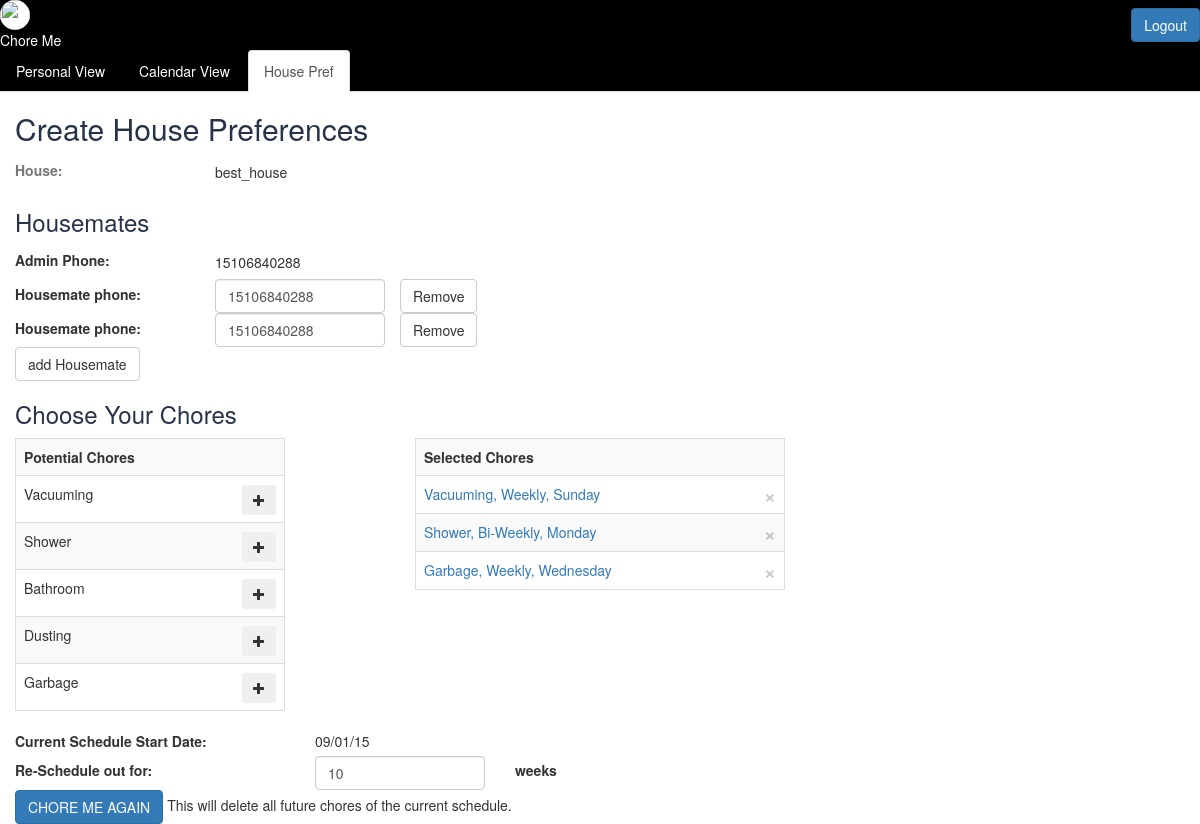
Page /create_house_pref (signed in) on the committed database.
### model.py (models this page shows, shortened)
class House(db.Model):
    __tablename__ = "house"
    id = db.Column(db.Integer, primary_key=True, autoincrement=True)
    name = db.Column(db.String(64), nullable=False, unique=True)
    start_date = db.Column(db.DateTime, nullable=False, default=datetime.now())
    num_weeks = db.Column(db.Integer, nullable=False)

class User(db.Model):
    __tablename__ = "user"
    id = db.Column(db.Integer, primary_key=True, autoincrement=True)
    house_id = db.Column(db.Integer, db.ForeignKey('house.id'), nullable=True)
    username = db.Column(db.String(64), nullable=True, unique=True)
    password = db.Column(db.String(64), nullable=True)
    phone = db.Column(db.String(12), nullable=False)
    is_admin = db.Column(db.Boolean, nullable=False, default=False)
    house = db.relationship("House",
                           backref=db.backref("users", order_by=id))

class Chore(db.Model):
    __tablename__ = "chore"
    id = db.Column(db.Integer, primary_key=True, autoincrement=True)
    name = db.Column(db.String(64), nullable=False)
    icon = db.Column(db.String(500), nullable=True)  #500 limit in case i want to do img urls and they are long

class HouseChore(db.Model):
    __tablename__ = "house_chore"
    id = db.Column(db.Integer, primary_key=True, autoincrement=True)
    house_id = db.Column(db.Integer, db.ForeignKey('house.id'), nullable=True)
    chore_id = db.Column(db.Integer, db.ForeignKey('chore.id'), nullable=False)
    day = db.Column(db.String(9), nullable=False)
    week_freq = db.Column(db.Integer, nullable=False)
    house = db.relationship("House",
                           backref=db.backref("house_chores", order_by=id))
    chore = db.relationship("Chore",
                           backref=db.backref("house_chores", order_by=id))

### server.py (the view)
@app.route("/create_house_pref", methods=['POST','GET'])
def create_house_pref():
    chore_objs = Chore.query.all()
    admin_phone = User.query.get(session['user_id']).phone
    try:
        session["house_id"]
        house_name = House.query.get(session["house_id"]).name
        admin_phone = User.query.filter(User.house_id==session['house_id'], User.is_admin==1).one().phone
        housemates_list = User.query.filter(User.house_id==session['house_id'], User.is_admin==0).all()
        housechores_list = HouseChore.query.filter(HouseChore.house_id==session['house_id']).all()
        house_start_date = House.query.get(session["house_id"]).start_date
        house_num_weeks = House.query.get(session["house_id"]).num_weeks
        return render_template('create_house_pref.html', chore_objs=chore_objs,
                                                         house_name=house_name,
                                                         admin_phone=admin_phone,
                                                         housemates_list=housemates_list,
                                                         housechores_list=housechores_list,
                                                         house_start_date=datetime.datetime.strftime(house_start_date, "%m/%d/%y"),
                                                         house_num_weeks=house_num_weeks
                                                         )
    except KeyError:
        pass
    except TypeError:
        pass
    return render_template('create_house_pref.html', chore_objs=chore_objs,
                                                     admin_phone=admin_phone)

### templates/create_house_pref.html (shortened to what this page needs)
{% extends 'base.html' %}
{% block content %}
	<form method="POST" name="house_pref_form" id="house_pref_form" class="form-signin">
		<h2 class="form-signin-heading text-muted">Create House Preferences</h2>
	    <div class="row">
	    	<div class="house-name">
		    	<label class="col-xs-2 control-label text-muted">House:</label>
		    	{% if house_name %}
			    	<p class="col-xs-6 form-control-static" name="house_name">
			    		{{ house_name }}
			    	</p>
		    	{% else %}
			    	<div class="col-xs-6">
			    		<input type="text" name="house_name" placeholder="Monkey House" value="House of Fun" required class="form-control">
			    	</div>
			    {% endif %}
			    <div class= "col-xs-4">
			    </div>
			</div>
		</div>
	    <h3 class="form-signin-heading text-muted">Housemates</h3>
	    <div class="row">
	    	<div class="admin-phone">
		    	<label class="col-xs-2 control-label">Admin Phone:</label>
		    	<p name="admin_phone" class="col-xs-6 form-control-static">{{ admin_phone }}</p>
		    </div>
		</div>
	    	<div id="phone-inputs">
	    		{% if house_name %}
	    			{% for housemate in housemates_list %}
	    				<div class="row housemate-phone">
		    				<label class="col-xs-2 control-label">Housemate phone:</label>
		    				<div class="col-xs-2">
		    					<input name="housemate_phone{{ loop.index }}" id="housemate_phone{{ loop.index }}" type="text" value="{{ housemate.phone }}" required class="form-control">
		    				</div>
		    				<button class="btn btn-default" name="remove_phone_button">Remove</button>
	    				</div>
	    			{% endfor %}
	    		{% endif %}
	    	</div>
	    	<button class="btn btn-default" id="add-phone-button" name="add-phone-button">add Housemate</button>
	    <h3 class="form-signin-heading text-muted">Choose Your Chores</h3>
	    	<div class="row">
	    		<div class="col-xs-3">
					<table class="table table-striped table-bordered">
						<tr>
							<th>Potential Chores</th>
						</tr>
					    {% for chore in chore_objs %}
						    <tr id="chore-potentials">
						    	<td>
						    		<div class="chore-potentials-row">
							    		<span>{{ chore.name }}</span>
							    		<button type="button" name= "add_chore_button" class="btn btn-sm add-chore-button glyphicon glyphicon-plus">
							    		</button>
							    	</div>
						    	</td>
						    </tr>
					    {% endfor %}
					</table>
				</div>
				<div class="col-xs-1"></div>
				<div class="col-xs-4">
					<table class="table table-striped table-bordered" id="chore-selected">
						{% set lookup = {
										1: "Weekly",
										2: "Bi-Weekly",
										3: "Every 3 Weeks",
										4: "Every 4 Weeks"
										}
						%}
						<tr>
							<th>Selected Chores</th>
						</tr>
						{% if house_name %}
							{% for house_chore in housechores_list %}
							<tr>
								<td>
									<a href= "#", data-target= '#myModal', data-toggle= 'modal', id= '{{ house_chore.chore.name }}', class= "housechore">
												{{ house_chore.chore.name }}, {{ lookup[house_chore.week_freq] }}, {{ house_chore.day }}
									</a>
									<button type="button" name= "remove_chore_button" class="close" aria-label="Close"><span aria-hidden="true">&times;</span></button>
								</td>
							</tr>
							{% endfor %}
						{% endif %}
					</table>
					</div>
			</div>
			{% if house_name %}
				<div class="row">
					<label class="col-xs-3 control-label">Current Schedule Start Date: </label>
					<div class="col-xs-2">
						<span class="form-control-static">{{ house_start_date }}</span>
					</div>
				</div>
				<div class="row">
					<div class="schedule-length">
						<div class="col-xs-3">
							<label class="control-label">Re-Schedule out for:</label>
						</div>
						<div class="col-xs-2">
							<input type="number" min="1" max="52" name="num_weeks" value="{{ house_num_weeks }}"required class="form-control">
						</div>
						<div class="col-xs-3">
							<label class="control-label">weeks</label>
						</div>
					</div>
				</div>
				<input type="submit" class="btn btn-primary" name="recreate_chores" onclick="document.pressed=this.value" value="CHORE ME AGAIN">
				This will delete all future chores of the current schedule.
				<br>
			{% endif %}
	</form>
{% endblock %}

### templates/base.html (shortened to what this page needs)
<!doctype html>
<html>
<head>
  <link href="https://maxcdn.bootstrapcdn.com/bootstrap/3.3.4/css/bootstrap.min.css" rel="stylesheet">
  <link rel="stylesheet" type="text/css" href="/static/css/styles.css">
</head>
<body>
  <div class="mypage-header">
    <div class="header-contents">
    <div>
      <img id="logo" class="img-circle" src="http://cdn.flaticon.com/png/256/40629.png">
      <div>Chore Me</div>
    </div>
      {% if session['user_id'] %}
      <input id="logout-button" class="btn btn-primary pull-right" type="button" onclick="location.href='/logout';" value="Logout">
      {% endif %}
    </div>
      {% if session['user_id'] %}
        <ul class="nav nav-tabs">
          <li role="presentation" id="personal_tab">
            <a class="nav-tab-item" href="/personal_view">Personal View
            </a>
          </li>
          <li role="presentation" id="calendar_tab">
            <a class="nav-tab-item" href="/calendar_view">Calendar View
            </a>
          </li>
          <li role="presentation" id="house_pref_tab">
            <a class="nav-tab-item" href='/create_house_pref'>House Pref
            </a>
          </li>
        </ul>
      {% endif %}
  </div>
  <div class="container-fluid">
  {% block content %} put your content here {% endblock %}
</div>
</body>
</html>

### static/css/styles.css (style rules this page uses)
#logo { background-color: white; height: 30px; width: 30px; }
.housemate-phone { display: flex; align-items: center; }
.mypage-header { margin: 0; background-color: black; color: white; }
.nav-tab-item { color: white; cursor: pointer; }
.header-contents { display: flex; align-items: center; justify-content: space-between; }
.chore-potentials-row { display: flex; justify-content: space-between; }
.schedule-length { display: flex; align-items: center; }
.admin-phone { display: flex; align-items: center; }
.house-name { display: flex; align-items: center; }
#house_pref_form h2 { color: #263248; }
#house_pref_form h3 { color: #263248; }

### rows in the picture
House: name "best_house"
User: phone "15106840288"
User: phone "15106840288"
User: phone "15106840288"
Chore: name "Vacuuming"
Chore: name "Shower"
Chore: name "Bathroom"
Chore: name "Dusting"
Chore: name "Garbage"
HouseChore: chore.name "Vacuuming", week_freq "Weekly", day "Sunday"
HouseChore: chore.name "Shower", week_freq "Bi-Weekly", day "Monday"
HouseChore: chore.name "Garbage", week_freq "Weekly", day "Wednesday"

### other values in the picture
{{ house_start_date }} "09/01/15"
